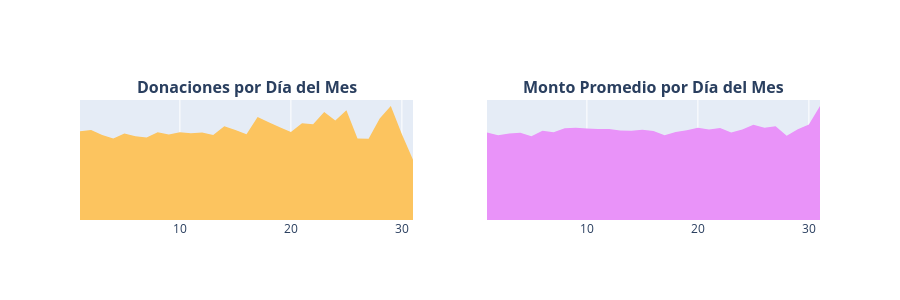

The notebook cell this image was saved under:
### Markdown cell above
* El número más alto de donaciones se recibe en el mes de **agosto con 577,274 donaciones**, seguido por el mes de **septiembre con 518,908 donaciones**, mientras que la menor cantidad de donaciones se recibe en el mes de **junio con 191,221 donaciones** y en el mes de **mayo con 243,440 donaciones**. Probablemente debido a los veranos y el tiempo de vacaciones. El monto promedio de donación más alto se recibe en el mes de diciembre con **USD 80**, mientras que el menor es en el mes de julio, siendo igual a **USD 51**. En promedio, el monto de donación anual está cerca de los USD 59.



Donaciones por día del mes

* 3.4.5 Número de donaciones por día del mes
* 3.4.6 Donaciones promedio por día del mes

### Code cell
# 1. Agrupación por día (se mantienen nombres originales en el DataFrame)
t3 = donations_df.groupby(['Donation Day']).agg({
    'Donation Year' : 'count', 
    'Donation Amount' : 'mean'
}).reset_index().rename(columns={'Donation Year' : 'Total Donations', 'Donation Amount' : 'Average Amount'})

x = t3['Donation Day']
y1 = t3['Total Donations']
y2 = t3['Average Amount']

trace1 = go.Scatter(x=x, y=y1, fill='tozeroy', fillcolor = '#fcc45f', mode= 'none')
trace2 = go.Scatter(x=x, y=y2, fill='tozeroy', fillcolor = "#e993f9", mode= 'none')

# 2. Traducción de los títulos a español
fig = tools.make_subplots(
    rows=1, 
    cols=2, 
    print_grid=False, 
    subplot_titles = ["<b>Donaciones por Día del Mes</b>", "<b>Monto Promedio por Día del Mes</b>"]
)

fig.append_trace(trace1, 1, 1)
fig.append_trace(trace2, 1, 2)

# 3. Diseño limpio sin 'autotick'
fig['layout'].update(height=300, showlegend=False, yaxis=dict(
        autorange=True,
        showgrid=False,
        zeroline=False,
        showline=False,
        ticks='',
        showticklabels=False
    ), yaxis2=dict(
        autorange=True,
        showgrid=False,
        zeroline=False,
        showline=False,
        ticks='',
        showticklabels=False
    ))

iplot(fig)

### Figure 1 — Plotly figure (JSON) as saved in the notebook; plotly's stock layout.template omitted (floating-point values rounded to 4 significant figures)
{"data": [{"fill": "tozeroy", "fillcolor": "#fcc45f", "mode": "none", "type": "scatter", "x": [1, 2, 3, 4, 5, 6, 7, 8, 9, 10, 11, 12, 13, 14, 15, 16, 17, 18, 19, 20, 21, 22, 23, 24, 25, 26, 27, 28, 29, 30, 31], "xaxis": "x", "y": [148367, 150401, 142183, 136390, 144524, 140060, 137974, 146903, 143097, 146565, 145190, 146144, 141993, 156585, 150691, 143548, 172462, 163527, 154976, 147321, 161694, 159948, 180593, 166322, 183568, 136387, 135742, 169713, 190655, 143561, 100800], "yaxis": "y"}, {"fill": "tozeroy", "fillcolor": "#e993f9", "mode": "none", "type": "scatter", "x": [1, 2, 3, 4, 5, 6, 7, 8, 9, 10, 11, 12, 13, 14, 15, 16, 17, 18, 19, 20, 21, 22, 23, 24, 25, 26, 27, 28, 29, 30, 31], "xaxis": "x2", "y": [58.83, 57.01, 58.15, 58.69, 56.41, 60.07, 58.97, 61.8, 62.14, 61.51, 61.22, 61.29, 60.21, 60.1, 60.7, 59.91, 57.05, 59.2, 60.44, 61.99, 60.94, 61.96, 58.94, 60.97, 64.16, 62.02, 63.09, 56.71, 61.13, 64.19, 76.7], "yaxis": "y2"}], "layout": {"annotations": [{"font": {"size": 16}, "showarrow": false, "text": "<b>Donaciones por Día del Mes</b>", "x": 0.225, "xanchor": "center", "xref": "paper", "y": 1, "yanchor": "bottom", "yref": "paper"}, {"font": {"size": 16}, "showarrow": false, "text": "<b>Monto Promedio por Día del Mes</b>", "x": 0.775, "xanchor": "center", "xref": "paper", "y": 1, "yanchor": "bottom", "yref": "paper"}], "height": 300, "showlegend": false, "xaxis": {"anchor": "y", "domain": [0, 0.45]}, "xaxis2": {"anchor": "y2", "domain": [0.55, 1]}, "yaxis": {"anchor": "x", "autorange": true, "domain": [0, 1], "showgrid": false, "showline": false, "showticklabels": false, "ticks": "", "zeroline": false}, "yaxis2": {"anchor": "x2", "autorange": true, "domain": [0, 1], "showgrid": false, "showline": false, "showticklabels": false, "ticks": "", "zeroline": false}}}
